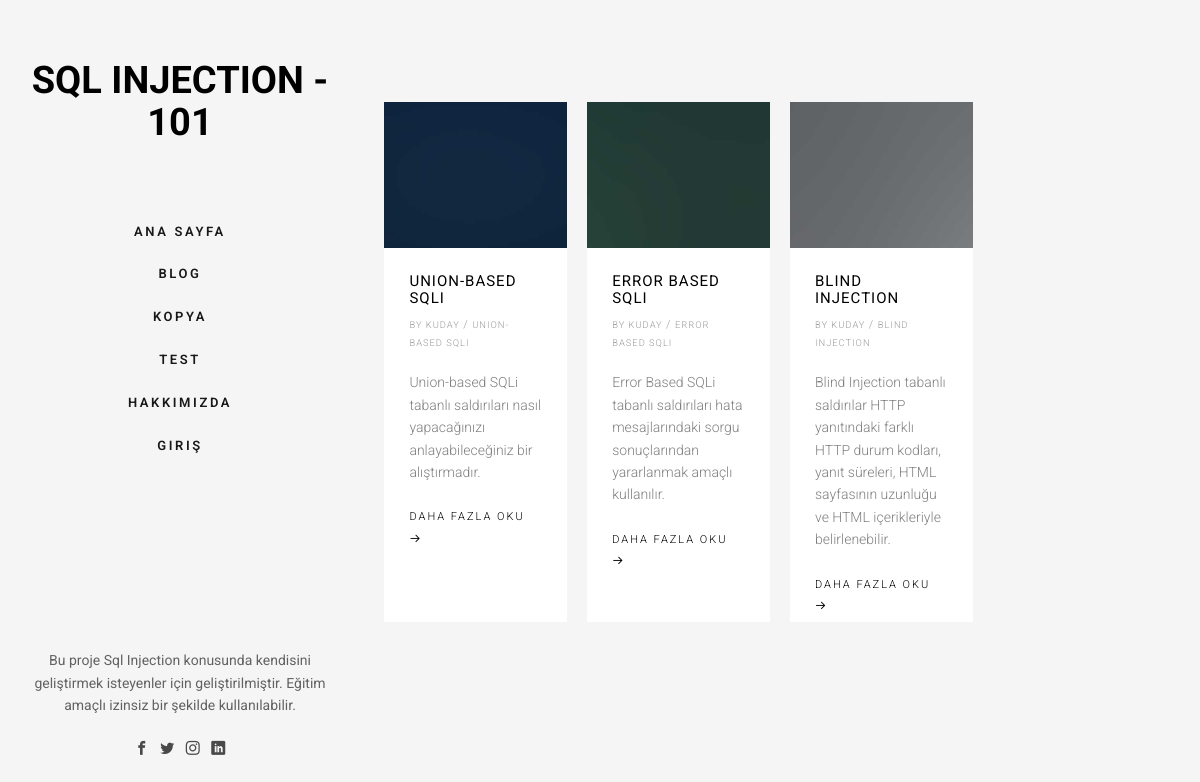
Screenshot of /blog.php with the database file from the repository.
### tables this page shows
CREATE TABLE Blog (
    ID int,
    Baslik varchar(255),
    Ozet varchar(255),
    Aciklama varchar(2000),
    Referans varchar(1000),
    Resim varchar(255),
    Url varchar(255)
);

### blog.php (the view, shortened to what this page needs)
	<?php
	include("header.php");
	include("configuration.php");
	?>
		<div id="fh5co-main">
			<div class="fh5co-narrow-content">
				<div class="row row-bottom-padded-md">
				<?php
$sql = "SELECT * FROM Blog";
$result = $conn->query($sql);
if ($result->num_rows > 0) {
	while($row = $result->fetch_assoc()) {
		echo '<div class="col-md-3 col-sm-6 col-padding animate-box" data-animate-effect="fadeInLeft">
		<div class="blog-entry" >
			<a href="type.php?id='.$row["ID"].'" class="blog-img"><img src="'.$row["Resim"].'" class="img-responsive" alt="Free HTML5 Bootstrap Template by FreeHTML5.co"></a>
			<div class="desc" style="height:520px;">
				<h3><a href="type.php?id='.$row["ID"].'">'.$row["Baslik"].'</a></h3>
				<span><small>by kuday </small> / <small> '.$row["Baslik"].' </small></span>
				<p>'.$row["Ozet"].'</p>
				<a href="type.php?id='.$row["ID"].'" class="lead">Daha fazla oku <i class="icon-arrow-right3"></i></a>
			</div>
		</div>
	</div>';
	}
}
else {
}
				?>
				</div>
			</div>
		</div>
	<?php
	include("footer.php");
	?>

### header.php (shortened to what this page needs)
<!DOCTYPE html>
 <html class="no-js">
	<head>
	<link rel="stylesheet" href="css/animate.css">
	<link rel="stylesheet" href="css/icomoon.css">
	<link rel="stylesheet" href="css/bootstrap.css">
	<link rel="stylesheet" href="css/flexslider.css">
	<link rel="stylesheet" href="css/style.css">
	</head>
	<body>
	<div id="fh5co-page">
		<aside id="fh5co-aside" role="complementary" class="border js-fullheight">
			<h1 id="fh5co-logo"><a href="index.html">SQL Injection - 101</a></h1>
			<nav id="fh5co-main-menu" role="navigation">
				<ul>
					<li><a href="index.php">Ana Sayfa</a></li>
					<li><a href="blog.php">Blog</a></li>
					<li><a href="kopyaKagidi.php">Kopya</a></li>
					<li><a href="test.php">Test</a></li>
					<li><a href="about.php">Hakkımızda</a></li>
					<li><a href="giris.php">Giriş</a></li>
				</ul>
			</nav>
			<div class="fh5co-footer">
				<p>Bu proje Sql Injection konusunda kendisini geliştirmek isteyenler için geliştirilmiştir. Eğitim amaçlı izinsiz bir şekilde kullanılabilir.	</p>
				<ul>
					<li><a href="#YOK"><i class="icon-facebook2"></i></a></li>
					<li><a href="#YOK"><i class="icon-twitter2"></i></a></li>
					<li><a href="#YOK"><i class="icon-instagram"></i></a></li>
					<li><a href="https://www.linkedin.com/in/beren-kuday-g-161a6886/"><i class="icon-linkedin2"></i></a></li>
				</ul>
			</div>
		</aside>

### footer.php (shortened to what this page needs)
</div>
</body>
</html>

### css/icomoon.css (style rules this page uses)
[class^="icon-"], [class*=" icon-"] { font-family: 'icomoon' !important; speak: none; font-style: normal; font-weight: normal; font-variant: normal; text-transform: none; line-height: 1; -webkit-font-smoothing: antialiased; -moz-osx-font-smoothing: grayscale; }
.icon-arrow-right3:before { content: "\e0c3"; }
.icon-facebook2:before { content: "\eac0"; }
.icon-instagram:before { content: "\eac2"; }
.icon-twitter2:before { content: "\eac6"; }
.icon-linkedin2:before { content: "\eaf9"; }

### css/style.css (style rules this page uses)
body { font-family: "Roboto", Arial, sans-serif; font-weight: 300; font-size: 14px; line-height: 1.6; color: rgba(0, 0, 0, 0.5); background: whitesmoke; }
a { color: #228896; -webkit-transition: 0.5s; -o-transition: 0.5s; transition: 0.5s; }
p { margin-bottom: 1.5em; }
h1, h2, h3, h4, h5, h6 { color: #000; font-family: "Roboto", Arial, sans-serif; font-weight: 400; margin: 0 0 30px 0; }
#fh5co-page { width: 100%; overflow: hidden; position: relative; }
#fh5co-aside { padding-top: 60px; padding-bottom: 40px; width: 20%; position: fixed; bottom: 0; top: 0; left: 0; overflow-y: scroll; z-index: 1001; -webkit-transition: 0.5s; -o-transition: 0.5s; transition: 0.5s; }
@media screen and (max-width: 1200px) { #fh5co-aside { width: 30%; } }
#fh5co-aside #fh5co-logo { text-align: center; font-family: "Roboto", Arial, sans-serif; font-weight: 700; margin-bottom: 2em; text-transform: uppercase; font-size: 38px; }
#fh5co-aside #fh5co-logo a { color: #000; }
#fh5co-aside #fh5co-main-menu ul { text-align: center; margin: 0; padding: 0; }
#fh5co-aside #fh5co-main-menu ul li { margin: 0 0 20px 0; padding: 0; list-style: none; }
#fh5co-aside #fh5co-main-menu ul li a { color: rgba(0, 0, 0, 0.9); text-decoration: none; letter-spacing: .1em; text-transform: uppercase; font-size: 13px; font-weight: 600; position: relative; padding: 10px 10px; letter-spacing: .2em; font-family: "Roboto", Arial, sans-serif; -webkit-transition: 0.3s; -o-transition: 0.3s; transition: 0.3s; }
#fh5co-aside #fh5co-main-menu ul li a:after { content: ""; position: absolute; height: 2px; bottom: 7px; left: 10px; right: 10px; background-color: #228896; visibility: hidden; -webkit-transform: scaleX(0); -moz-transform: scaleX(0); -ms-transform: scaleX(0); -o-transform: scaleX(0); transform: scaleX(0); -webkit-transition: all 0.3s cubic-bezier(0.175, 0.885, 0.32, 1.275); -moz-transition: all 0.3s cubic-bezier(0.175, 0.885, 0.32, 1.275); -ms-transition: all 0.3s cubic-bezier(0.175, 0.885, 0.32, 1.275); -o-transition: all 0.3s cubic-bezier(0.175, 0.885, 0.32, 1.275); transition: all 0.3s cubic-bezier(0.175, 0.885, 0.32, 1.275); }
#fh5co-aside .fh5co-footer { position: absolute; bottom: 40px; font-size: 14px; text-align: center; width: 100%; font-weight: 400; color: rgba(0, 0, 0, 0.6); padding: 0 20px; }
#fh5co-aside .fh5co-footer ul { padding: 0; margin: 0; text-align: center; }
#fh5co-aside .fh5co-footer ul li { padding: 0; margin: 0; display: inline; list-style: none; }
#fh5co-aside .fh5co-footer ul li a { color: rgba(0, 0, 0, 0.7); padding: 4px; }
#fh5co-main { width: 80%; float: right; -webkit-transition: 0.5s; -o-transition: 0.5s; transition: 0.5s; }
@media screen and (max-width: 1200px) { #fh5co-main { width: 70%; } }
#fh5co-main .fh5co-narrow-content { position: relative; width: 93%; margin: 0 auto; padding: 4em 0; clear: both; }
.blog-entry { width: 100%; float: left; background: #fff; }
.blog-entry .blog-img { width: 100%; float: left; overflow: hidden; position: relative; z-index: 1; margin-bottom: 25px; }
.blog-entry .blog-img img { position: relative; max-width: 100%; -webkit-transform: scale(1.2); -moz-transform: scale(1.2); -ms-transform: scale(1.2); -o-transform: scale(1.2); transform: scale(1.2); -webkit-transition: 0.9s; -o-transition: 0.9s; transition: 0.9s; }
.blog-entry .desc { padding: 25px; }
.blog-entry .desc h3 { font-size: 15px; text-transform: uppercase; margin-bottom: 10px; letter-spacing: 1px; line-height: auto; }
.blog-entry .desc h3 a { color: #000; text-decoration: none; }
.blog-entry .desc span { display: block; margin-bottom: 20px; font-size: 11px; text-transform: uppercase; letter-spacing: 1px; color: rgba(0, 0, 0, 0.4) !important; }
.blog-entry .desc .lead { font-size: 11px; text-transform: uppercase; letter-spacing: 2px; color: #000; }
.row-bottom-padded-md { padding-bottom: 4em; }
.col-padding { padding: 10px !important; }
.js .animate-box { opacity: 0; }

### rows the page displays
blog: Resim (picture), Baslik "UNION-BASED SQLI", Ozet "Union-based SQLi tabanlı saldırıları nasıl yapacağınızı anlayabileceğiniz bir alıştırmadır."
blog: Resim (picture), Baslik "ERROR BASED SQLI", Ozet "Error Based SQLi tabanlı saldırıları hata mesajlarındaki sorgu sonuçlarından yararlanmak amaçlı kullanılır."
blog: Resim (picture), Baslik "BLIND INJECTION", Ozet "Blind Injection tabanlı saldırılar HTTP yanıtındaki farklı HTTP durum kodları, yanıt süreleri, HTML sayfasının uzunluğu ve HTML içerikleriyle belirlenebilir."
